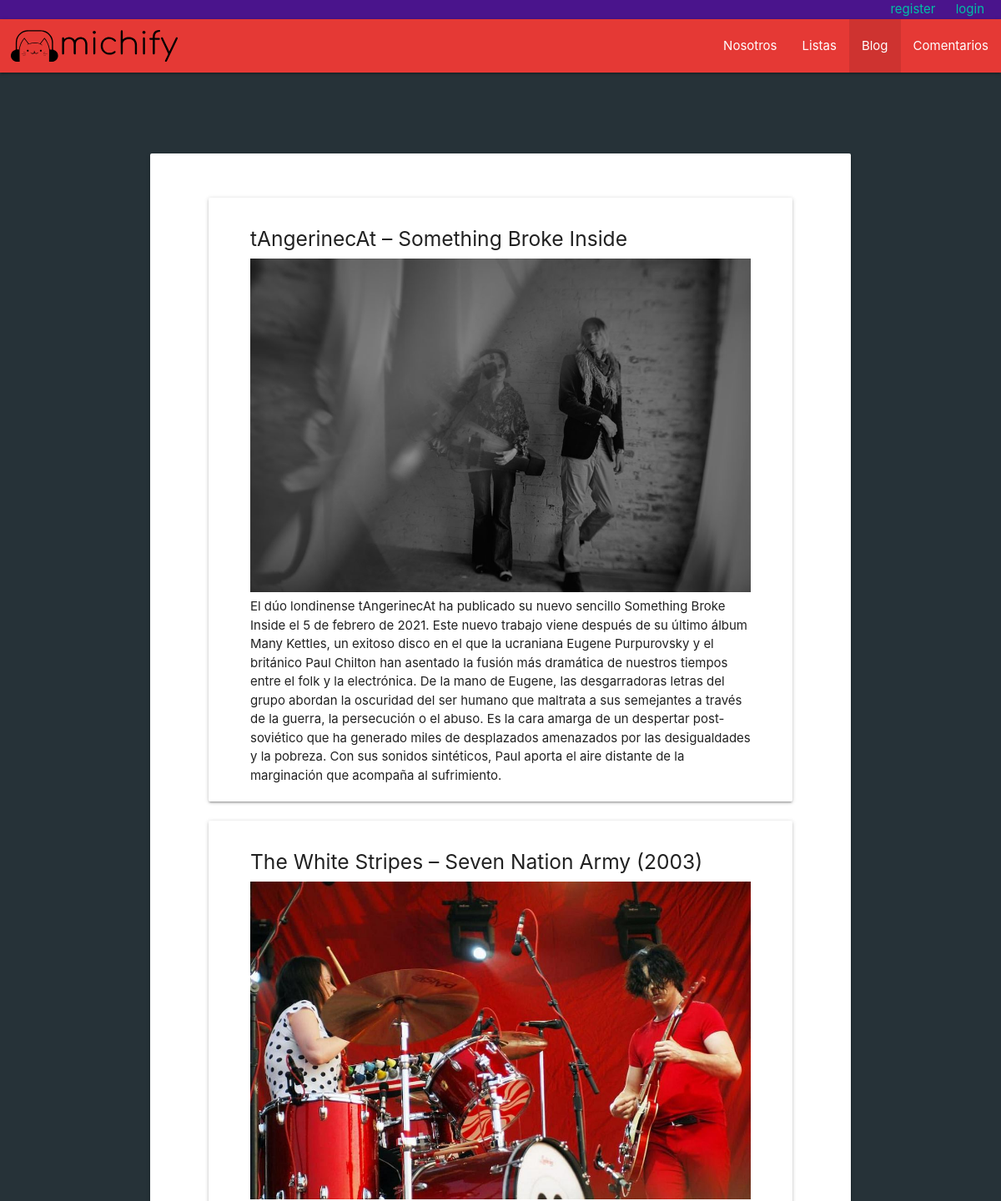
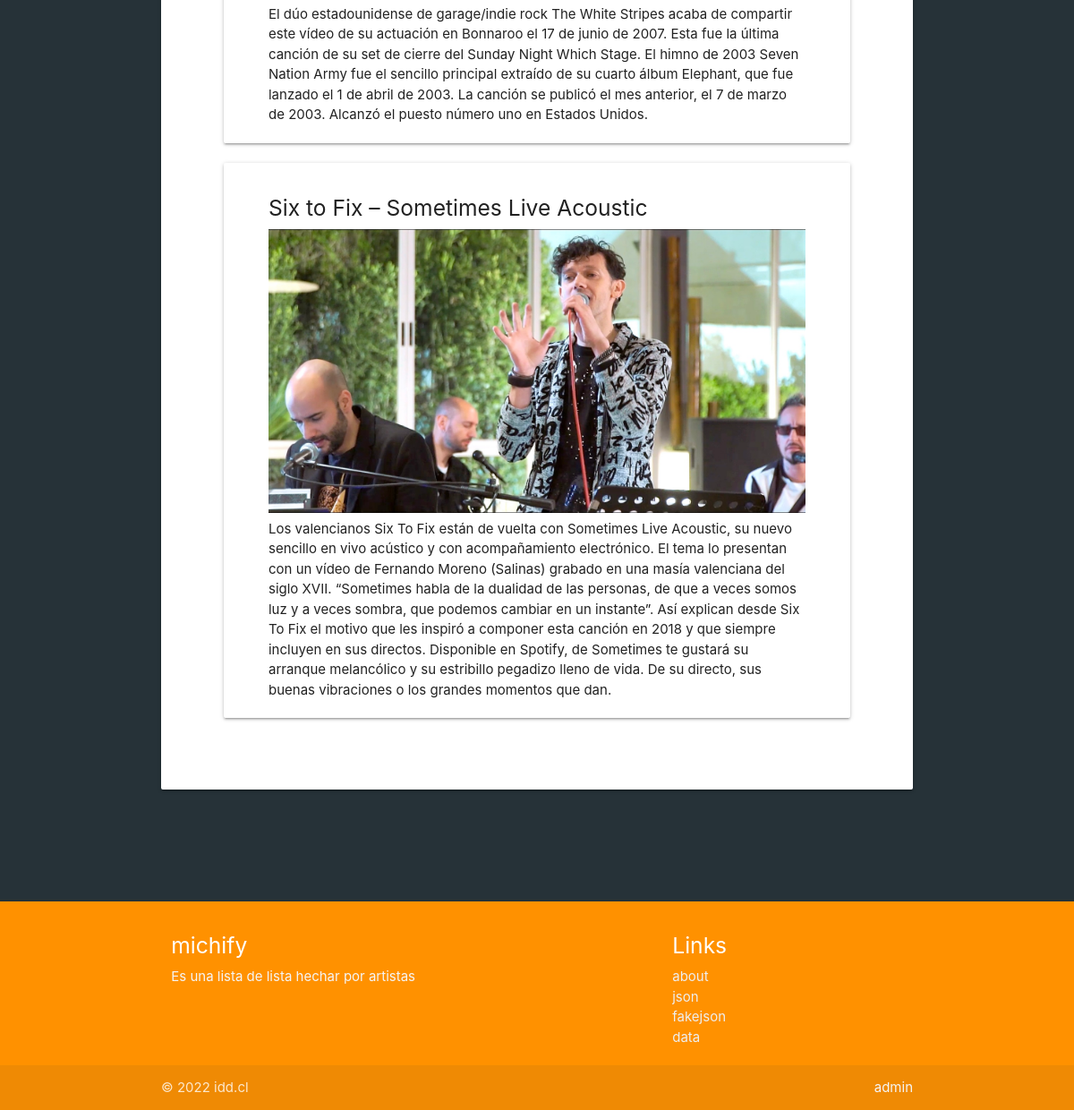
The app's page /blog, older data (2 pictures, top to bottom).
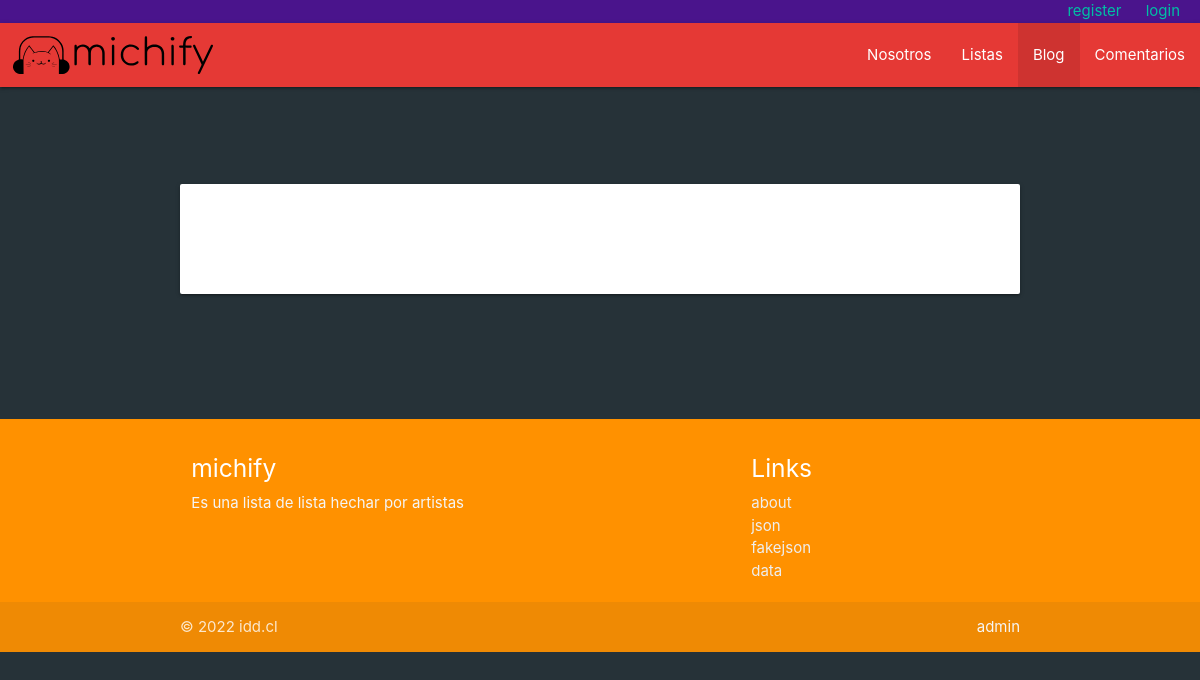
The same page, newer data.
### web/models.py (models this page shows)
class Post(models.Model):
  idm = models.CharField(max_length=100)
  title = models.CharField(max_length=100)
  text = models.TextField()
  photo = models.ImageField(
    upload_to='media/photo_posts',
    default='media/default/default.jpg',
    blank=True)

### web/views.py (the view)
# urls.py: path('blog', views.blog, name='blog'),
def blog(request):
  post_results = Post.objects.all()
  return render(request,"web/blog.html",{'post_results':post_results,'sel':'blog'})

### web/templates/web/blog.html (shortened to what this page needs)
{% extends './base.html' %}
{% load static %}
{% block content %}
<div class="container">
    <div class="row">
        <br><br><br><br>
        <div class="col-md-12 card">
            <br><br>
            <div class="row">
            {% for item in post_results %}
                <div class="col card section s10 offset-s1" style="padding:20px 50px;">
                    <h5>{{ item.title }}</h5>
                    <img src="{{ item.photo }}"/>
                    <p>{{ item.text }}</p>
                </div>
            {% endfor %}
            </div>
            <br><br>
      </div>
      <br><br><br><br>
    </div>
  </div>
{% endblock %}

Row changes from the older to the newer data that the page shows:
removed Post: title "tAngerinecAt – Something Broke Inside", photo (picture), text "El dúo londinense tAngerinecAt ha publicado su nuevo sencillo Something Broke Inside el 5 de febrero de 2021. Este nuevo trabajo viene después de su último álbum Many Kettles, un exitoso disco en el que la ucraniana Eugene Purpurovsky y el británico Paul Chilton han asentado la fusión más dramática de nuestros tiempos entre el folk y la electrónica. De la mano de Eugene, las desgarradoras letras del grupo abordan la oscuridad del ser humano que maltrata a sus semejantes a través de la guerra, la persecución o el abuso. Es la cara amarga de un despertar post-soviético que ha generado miles de desplazados amenazados por las desigualdades y la pobreza. Con sus sonidos sintéticos, Paul aporta…"
removed Post: title "The White Stripes – Seven Nation Army (2003)", photo (picture), text "El dúo estadounidense de garage/indie rock The White Stripes acaba de compartir este vídeo de su actuación en Bonnaroo el 17 de junio de 2007. Esta fue la última canción de su set de cierre del Sunday Night Which Stage. El himno de 2003 Seven Nation Army fue el sencillo principal extraído de su cuarto álbum Elephant, que fue lanzado el 1 de abril de 2003. La canción se publicó el mes anterior, el 7 de marzo de 2003. Alcanzó el puesto número uno en Estados Unidos."
removed Post: title "Six to Fix – Sometimes Live Acoustic", photo (picture), text "Los valencianos Six To Fix están de vuelta con Sometimes Live Acoustic, su nuevo sencillo en vivo acústico y con acompañamiento electrónico. El tema lo presentan con un vídeo de Fernando Moreno (Salinas) grabado en una masía valenciana del siglo XVII. “Sometimes habla de la dualidad de las personas, de que a veces somos luz y a veces sombra, que podemos cambiar en un instante”. Así explican desde Six To Fix el motivo que les inspiró a componer esta canción en 2018 y que siempre incluyen en sus directos. Disponible en Spotify, de Sometimes te gustará su arranque melancólico y su estribillo pegadizo lleno de vida. De su directo, sus buenas vibraciones o los grandes momentos que dan."
